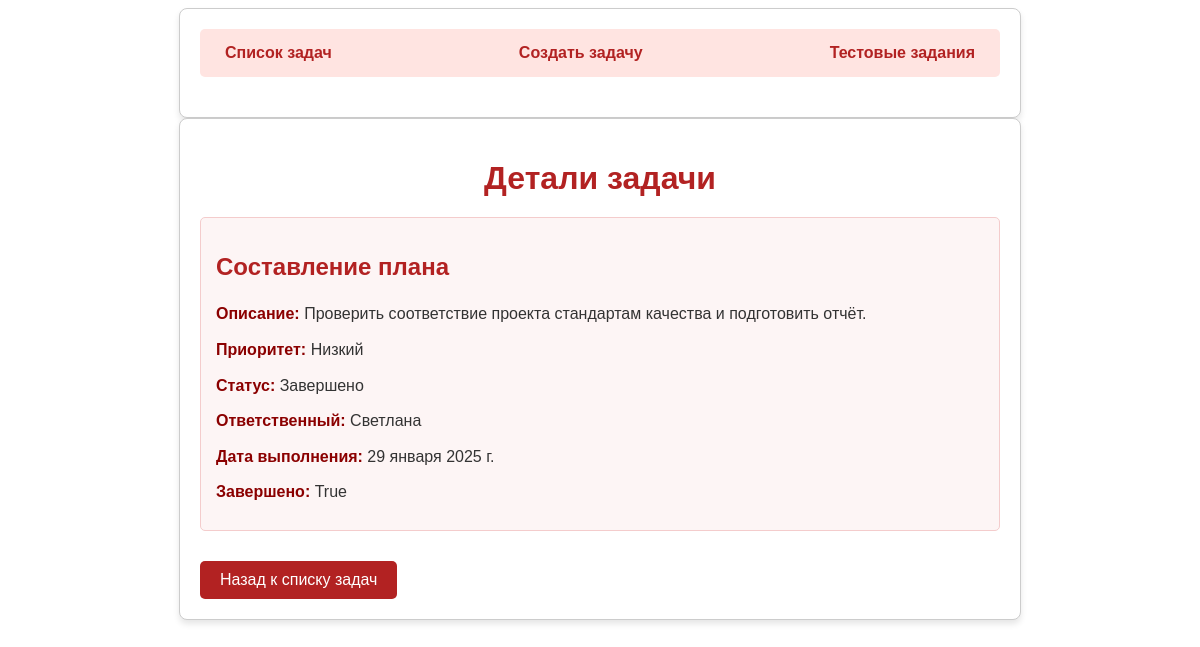
Screenshot of /task/11/ with the database file from the repository.
### tasks/models.py (models this page shows, shortened)
class Task(models.Model):
    PRIORITY_CHOICES = [
        ('low', 'Низкий'),
        ('medium', 'Средний'),
        ('high', 'Высокий'),
    ]
    STATUS_CHOICES = [
        ('pending', 'Ожидает'),
        ('in_progress', 'В процессе'),
        ('completed', 'Завершено'),
        ('on_hold', 'На паузе'),
    ]
    title = models.CharField('Заголовок задачи', max_length=200)
    description = models.TextField('Описание задачи')
    priority = models.CharField('Приоритет', max_length=10, choices=PRIORITY_CHOICES, default='medium')
    due_date = models.DateField('Дата выполнения', null=True, blank=True)
    status = models.CharField('Статус', max_length=20, choices=STATUS_CHOICES, default='pending')
    assigned_to = models.CharField('Ответственный', max_length=100, blank=True, null=True)
    completed = models.BooleanField('Завершена', default=False)

### tasks/views.py (the view)
# urls.py: path('task/<int:pk>/', views.task_detail, name='task_detail'),
def task_detail(request, pk):
    task = get_object_or_404(Task, pk=pk)
    comments = task.comments.all()  # Получаем все комментарии к задаче
    comment_form = CommentForm()  # Форма для добавления нового комментария
    return render(request, 'tasks/task_detail.html', {
        'task': task,
        'comments': comments,
        'comment_form': comment_form,
    })

### tasks/templates/tasks/task_detail.html (shortened to what this page needs)
<!DOCTYPE html>
<html lang="ru">
<head>
    <title>{% load i18n %}{% trans "Детали задачи" %}</title>
    {% load static %}
    <link rel="stylesheet" href="{% static 'tasks/styles.css' %}">
</head>
<body>
    <div class="container">
        <nav class="navbar">
            <a href="{% url 'task_list' %}" class="nav-link">{% trans "Список задач" %}</a>
            <a href="{% url 'task_create' %}" class="nav-link">{% trans "Создать задачу" %}</a>
            <a href="{% url 'test_tasks' %}" class="nav-link">{% trans "Тестовые задания" %}</a>
        </nav>
    </div>
    <div class="container">
        <h1>{% trans "Детали задачи" %}</h1>
        <div class="task-details">
            <h2>{{ task.title }}</h2>
            <p><strong>{% trans "Описание" %}:</strong> {{ task.description }}</p>
            <p><strong>{% trans "Приоритет" %}:</strong> {{ task.get_priority_display }}</p>
            <p><strong>{% trans "Статус" %}:</strong> {{ task.get_status_display }}</p>
            <p><strong>{% trans "Ответственный" %}:</strong> {{ task.assigned_to }}</p>
            <p><strong>{% trans "Дата выполнения" %}:</strong> {{ task.due_date }}</p>
            <p><strong>{% trans "Завершено" %}:</strong> {{ task.completed }}</p>
        </div>
        <a href="{% url 'task_list' %}" class="btn">{% trans "Назад к списку задач" %}</a>
    </div>
</body>
</html>

### tasks/static/tasks/styles.css (style rules this page uses)
.container { max-width: 800px; margin: 0 auto; padding: 20px; background-color: #fff; border: 1px solid #ccc; border-radius: 8px; box-shadow: 0 4px 6px rgba(0, 0, 0, 0.1); font-family: Arial, sans-serif; color: #333; }
h1, h2 { color: #b22222; margin-bottom: 20px; }
.navbar { display: flex; justify-content: space-between; margin-bottom: 20px; background-color: #ffe4e1; padding: 10px 15px; border-radius: 5px; }
.nav-link { text-decoration: none; color: #b22222; font-weight: bold; padding: 5px 10px; border-radius: 3px; transition: background-color 0.3s, color 0.3s; }
.btn { display: inline-block; padding: 10px 20px; background-color: #b22222; color: #fff; text-decoration: none; border: none; border-radius: 5px; font-size: 14px; text-align: center; cursor: pointer; transition: background-color 0.3s; }
.task-details { background-color: #fdf5f5; padding: 15px; border: 1px solid #f4cccc; border-radius: 5px; margin-bottom: 20px; }
.task-details p { margin: 10px 0; font-size: 16px; line-height: 1.6; }
.task-details strong { color: #8b0000; }
a.btn { display: inline-block; margin-top: 10px; padding: 10px 20px; background-color: #b22222; color: #fff; text-decoration: none; border-radius: 5px; font-size: 16px; transition: background-color 0.3s; }
h1 { color: #b22222; text-align: center; margin-bottom: 20px; }

### rows the page displays
Task: title "Составление плана", description "Проверить соответствие проекта стандартам качества и подготовить отчёт.", priority "Низкий", status "Завершено", assigned_to "Светлана", due_date "29 января 2025 г.", completed "True"
